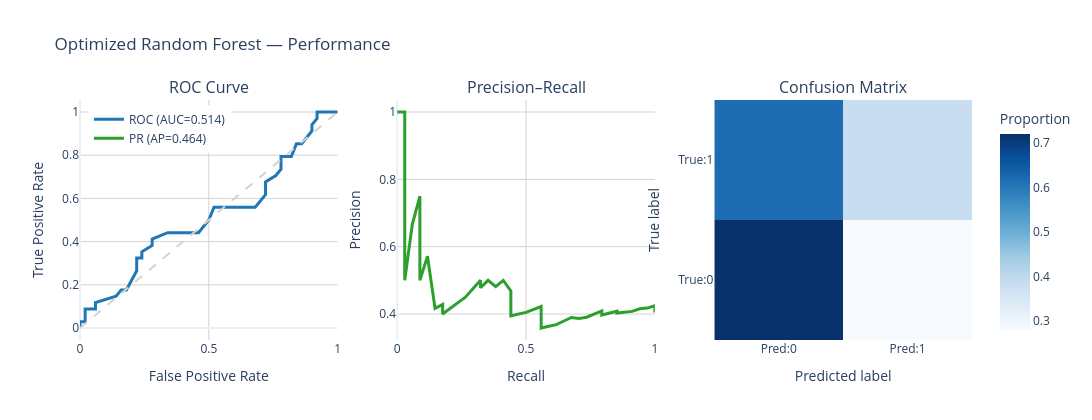

The notebook cell saved with this chart:
### Code cell
# Making predictions on the selected test set features
y_pred = rf_model_optimized.predict(X_test_selected)
y_pred_proba = rf_model_optimized.predict_proba(X_test_selected)[:, 1]

# --- Evaluation ---

print("--- Classification Report (Optimized Model) ---")
print(classification_report(y_test, y_pred))

print("\n--- Confusion Matrix (Optimized Model) ---")
cm = confusion_matrix(y_test, y_pred)
print("                Predicted: 0 | Predicted: 1")
print(f"Actual: 0      {cm[0,0]:<13} | {cm[0,1]:<13}")
print(f"Actual: 1      {cm[1,0]:<13} | {cm[1,1]:<13}")

roc_auc_optimized = roc_auc_score(y_test, y_pred_proba)
print(f"\nBaseline ROC AUC Score: 0.5532")
print(f"Optimized ROC AUC Score: {roc_auc_optimized:.4f}")



# ensure variables from previous cell exist: y_test, y_pred, y_pred_proba
y_true = np.asarray(y_test)
y_score = np.asarray(y_pred_proba)
y_pred_labels = np.asarray(y_pred)

# ROC + PR
fpr, tpr, _ = roc_curve(y_true, y_score)
roc_auc = auc(fpr, tpr)
precision, recall, _ = precision_recall_curve(y_true, y_score)
avg_prec = average_precision_score(y_true, y_score)

# Confusion matrix (absolute and normalized by true class)
cm = confusion_matrix(y_true, y_pred_labels)
cm_norm = cm.astype(float) / cm.sum(axis=1)[:, None]

# Build a 1x3 interactive figure: ROC | PR | Confusion Matrix
fig = make_subplots(rows=1, cols=3,
                    subplot_titles=("ROC Curve", "Precision–Recall", "Confusion Matrix"),
                    specs=[[{"type": "xy"}, {"type": "xy"}, {"type": "heatmap"}]])

# ROC
fig.add_trace(go.Scatter(x=fpr, y=tpr, mode='lines', name=f'ROC (AUC={roc_auc:.3f})',
                         line=dict(color='#1f77b4', width=3)), row=1, col=1)
fig.add_trace(go.Scatter(x=[0, 1], y=[0, 1], mode='lines',
                         line=dict(dash='dash', color='lightgray'), showlegend=False), row=1, col=1)
fig.update_xaxes(title_text='False Positive Rate', row=1, col=1)
fig.update_yaxes(title_text='True Positive Rate', row=1, col=1)

# Precision-Recall
fig.add_trace(go.Scatter(x=recall, y=precision, mode='lines', name=f'PR (AP={avg_prec:.3f})',
                         line=dict(color='#2ca02c', width=3)), row=1, col=2)
fig.update_xaxes(title_text='Recall', row=1, col=2)
fig.update_yaxes(title_text='Precision', row=1, col=2)

# Confusion matrix heatmap (show absolute counts in hover and normalized values as color)
annot = [[f"{cm[i,j]}" for j in range(cm.shape[1])] for i in range(cm.shape[0])]
fig.add_trace(go.Heatmap(z=cm_norm, x=['Pred:0', 'Pred:1'], y=['True:0', 'True:1'],
                         text=annot, hovertemplate='True: %{y}<br>Pred: %{x}<br>Count: %{text}<br>Norm: %{z:.3f}<extra></extra>',
                         colorscale='Blues', colorbar=dict(title='Proportion')), row=1, col=3)
fig.update_xaxes(title_text='Predicted label', row=1, col=3)
fig.update_yaxes(title_text='True label', row=1, col=3)

# Layout (modern, white background, light grid)
fig.update_layout(template='plotly_white',
                  paper_bgcolor='white',
                  plot_bgcolor='white',
                  width=1200,
                  height=420,
                  title_text='Optimized Random Forest — Performance',
                  legend=dict(yanchor="top", y=0.98, xanchor="left", x=0.01))

fig.update_xaxes(showgrid=True, gridcolor='lightgray')
fig.update_yaxes(showgrid=True, gridcolor='lightgray')

fig.show()

### Figure 1 — Plotly figure (JSON) as saved in the notebook; plotly's stock layout.template omitted (floating-point values rounded to 4 significant figures)
{"data": [{"line": {"color": "#1f77b4", "width": 3}, "mode": "lines", "name": "ROC (AUC=0.514)", "type": "scatter", "x": [0.0, 0.0, 0.02, 0.02, 0.06, 0.06, 0.14, 0.16, 0.18, 0.22, 0.22, 0.24, 0.24, 0.28, 0.28, 0.34, 0.36, 0.44, 0.46, 0.5, 0.52, 0.54, 0.6, 0.68, 0.72, 0.72, 0.76, 0.78, 0.78, 0.82, 0.84, 0.86, 0.9, 0.9, 0.92, 0.92, 1.0], "xaxis": "x", "y": [0.0, 0.02941, 0.02941, 0.08824, 0.08824, 0.1176, 0.1471, 0.1765, 0.1765, 0.2647, 0.3235, 0.3235, 0.3529, 0.3824, 0.4118, 0.4412, 0.4412, 0.4412, 0.4412, 0.5, 0.5588, 0.5588, 0.5588, 0.5588, 0.6176, 0.6765, 0.7059, 0.7353, 0.7941, 0.7941, 0.8529, 0.8529, 0.9118, 0.9412, 0.9706, 1.0, 1.0], "yaxis": "y"}, {"line": {"color": "lightgray", "dash": "dash"}, "mode": "lines", "showlegend": false, "type": "scatter", "x": [0, 1], "xaxis": "x", "y": [0, 1], "yaxis": "y"}, {"line": {"color": "#2ca02c", "width": 3}, "mode": "lines", "name": "PR (AP=0.464)", "type": "scatter", "x": [1.0, 1.0, 1.0, 1.0, 1.0, 0.9706, 0.9412, 0.9118, 0.8824, 0.8529, 0.8529, 0.7941, 0.7941, 0.7353, 0.7059, 0.6765, 0.6471, 0.6176, 0.5882, 0.5588, 0.5588, 0.5588, 0.5588, 0.5588, 0.5, 0.4412, 0.4412, 0.4412, 0.4412, 0.4412, 0.4118, 0.3824, 0.3529, 0.3235, 0.3235, 0.2647, 0.1765, 0.1765, 0.1471, 0.1176, 0.08824, 0.08824, 0.08824, 0.05882, 0.02941, 0.02941, 0.0], "xaxis": "x2", "y": [0.4048, 0.4096, 0.4146, 0.4198, 0.425, 0.4177, 0.4156, 0.4079, 0.4054, 0.4028, 0.4085, 0.3971, 0.4091, 0.3906, 0.3871, 0.3898, 0.3793, 0.3684, 0.3636, 0.3585, 0.3725, 0.3878, 0.413, 0.4222, 0.4048, 0.3947, 0.4054, 0.4286, 0.4545, 0.4688, 0.5, 0.4815, 0.5, 0.4783, 0.5, 0.45, 0.4, 0.4286, 0.4167, 0.5714, 0.5, 0.6, 0.75, 0.6667, 0.5, 1.0, 1.0], "yaxis": "y2"}, {"colorbar": {"title": {"text": "Proportion"}}, "colorscale": [[0, "rgb(247,251,255)"], [0.125, "rgb(222,235,247)"], [0.25, "rgb(198,219,239)"], [0.375, "rgb(158,202,225)"], [0.5, "rgb(107,174,214)"], [0.625, "rgb(66,146,198)"], [0.75, "rgb(33,113,181)"], [0.875, "rgb(8,81,156)"], [1, "rgb(8,48,107)"]], "hovertemplate": "True: %{y}<br>Pred: %{x}<br>Count: %{text}<br>Norm: %{z:.3f}<extra></extra>", "text": [["36", "14"], ["21", "13"]], "type": "heatmap", "x": ["Pred:0", "Pred:1"], "xaxis": "x3", "y": ["True:0", "True:1"], "yaxis": "y3", "z": [[0.72, 0.28], [0.6176, 0.3824]]}], "layout": {"annotations": [{"font": {"size": 16}, "showarrow": false, "text": "ROC Curve", "x": 0.1444, "xanchor": "center", "xref": "paper", "y": 1, "yanchor": "bottom", "yref": "paper"}, {"font": {"size": 16}, "showarrow": false, "text": "Precision–Recall", "x": 0.5, "xanchor": "center", "xref": "paper", "y": 1, "yanchor": "bottom", "yref": "paper"}, {"font": {"size": 16}, "showarrow": false, "text": "Confusion Matrix", "x": 0.8556, "xanchor": "center", "xref": "paper", "y": 1, "yanchor": "bottom", "yref": "paper"}], "height": 420, "legend": {"x": 0.01, "xanchor": "left", "y": 0.98, "yanchor": "top"}, "paper_bgcolor": "white", "plot_bgcolor": "white", "title": {"text": "Optimized Random Forest — Performance"}, "width": 1200, "xaxis": {"anchor": "y", "domain": [0, 0.2889], "gridcolor": "lightgray", "showgrid": true, "title": {"text": "False Positive Rate"}}, "xaxis2": {"anchor": "y2", "domain": [0.3556, 0.6444], "gridcolor": "lightgray", "showgrid": true, "title": {"text": "Recall"}}, "xaxis3": {"anchor": "y3", "domain": [0.7111, 1], "gridcolor": "lightgray", "showgrid": true, "title": {"text": "Predicted label"}}, "yaxis": {"anchor": "x", "domain": [0, 1], "gridcolor": "lightgray", "showgrid": true, "title": {"text": "True Positive Rate"}}, "yaxis2": {"anchor": "x2", "domain": [0, 1], "gridcolor": "lightgray", "showgrid": true, "title": {"text": "Precision"}}, "yaxis3": {"anchor": "x3", "domain": [0, 1], "gridcolor": "lightgray", "showgrid": true, "title": {"text": "True label"}}}}
